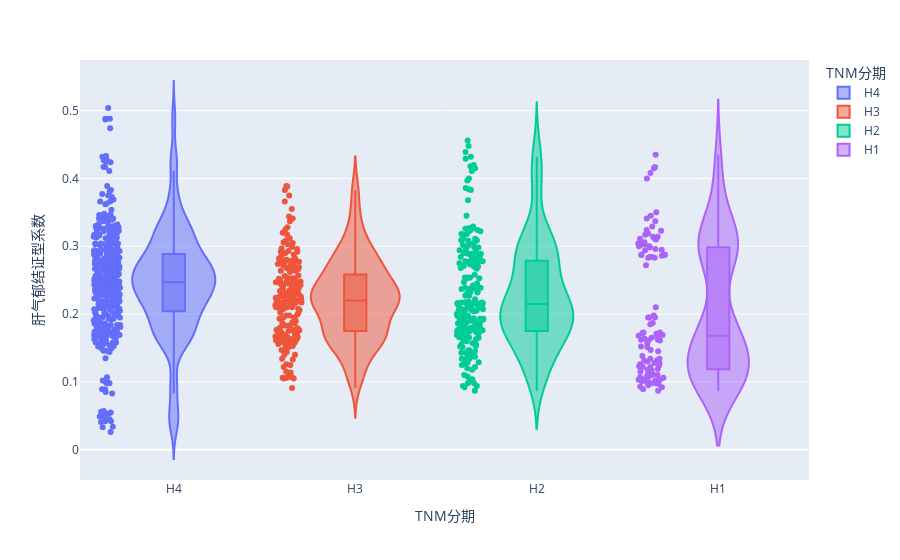
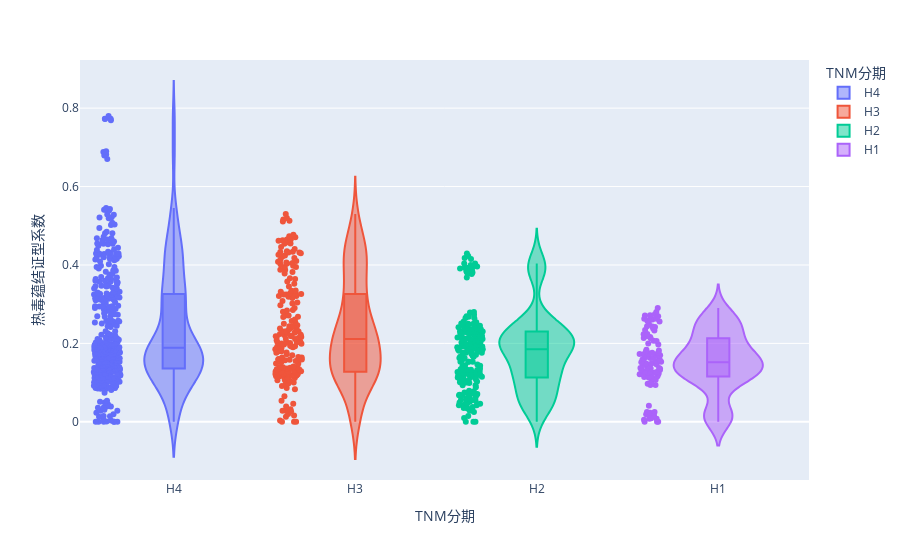
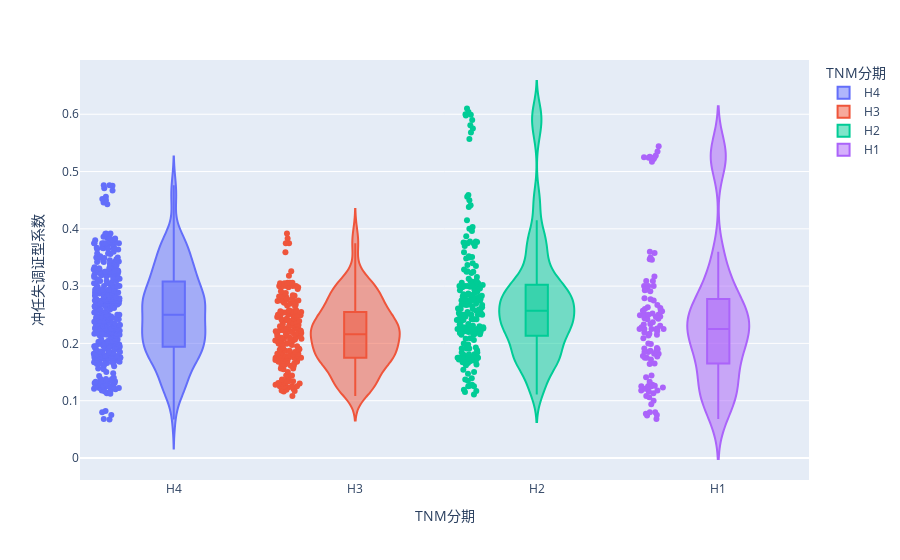
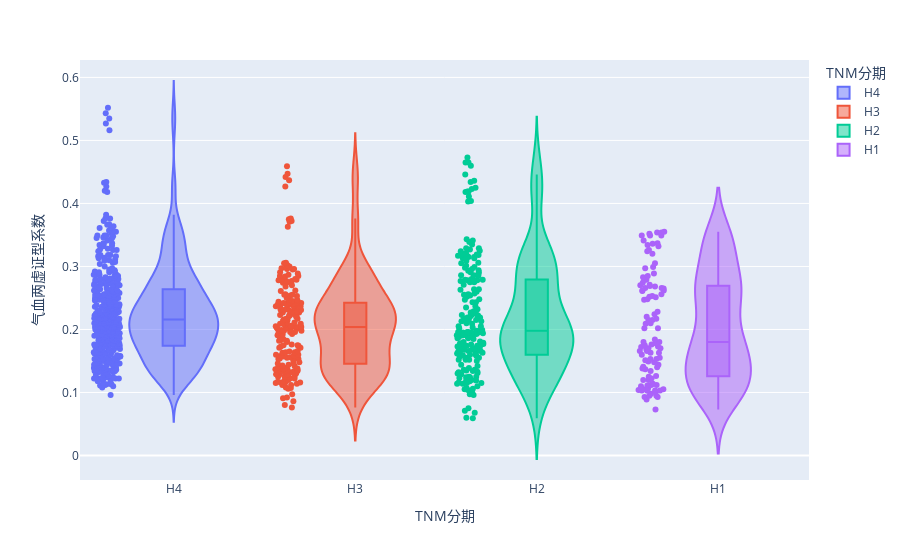

Source (notebook cell) for these figures, in order:
### Code cell
def plot_violin(i):
    print(i)
    fig = px.violin(data, y=i, x='TNM分期', color='TNM分期',box=True, points="all", hover_data=data_x.columns)
    fig.show()
    
for i in data_x.columns[:-1]:
    plot_violin(i)

### Figure 1 — Plotly figure (JSON) as saved in the notebook; plotly's stock layout.template omitted (floating-point values rounded to 4 significant figures; data arrays with more than 128 entries replaced by an {"elided": "..."} marker saying what was removed)
{"data": [{"alignmentgroup": "True", "box": {"visible": true}, "customdata": {"elided": "415x6 float values"}, "hovertemplate": "TNM分期=%{x}<br>肝气郁结证型系数=%{customdata[0]}<br>热毒蕴结证型系数=%{customdata[1]}<br>冲任失调证型系数=%{customdata[2]}<br>气血两虚证型系数=%{customdata[3]}<br>脾胃虚弱证型系数=%{customdata[4]}<br>肝肾阴虚证型系数=%{customdata[5]}<extra></extra>", "legendgroup": "H4", "marker": {"color": "#636efa"}, "name": "H4", "offsetgroup": "H4", "orientation": "v", "points": "all", "scalegroup": "True", "showlegend": true, "type": "violin", "x": {"elided": "415 str values"}, "x0": " ", "xaxis": "x", "y": {"elided": "415 float values"}, "y0": " ", "yaxis": "y"}, {"alignmentgroup": "True", "box": {"visible": true}, "customdata": {"elided": "205x6 float values"}, "hovertemplate": "TNM分期=%{x}<br>肝气郁结证型系数=%{customdata[0]}<br>热毒蕴结证型系数=%{customdata[1]}<br>冲任失调证型系数=%{customdata[2]}<br>气血两虚证型系数=%{customdata[3]}<br>脾胃虚弱证型系数=%{customdata[4]}<br>肝肾阴虚证型系数=%{customdata[5]}<extra></extra>", "legendgroup": "H3", "marker": {"color": "#EF553B"}, "name": "H3", "offsetgroup": "H3", "orientation": "v", "points": "all", "scalegroup": "True", "showlegend": true, "type": "violin", "x": {"elided": "205 str values"}, "x0": " ", "xaxis": "x", "y": {"elided": "205 float values"}, "y0": " ", "yaxis": "y"}, {"alignmentgroup": "True", "box": {"visible": true}, "customdata": {"elided": "205x6 float values"}, "hovertemplate": "TNM分期=%{x}<br>肝气郁结证型系数=%{customdata[0]}<br>热毒蕴结证型系数=%{customdata[1]}<br>冲任失调证型系数=%{customdata[2]}<br>气血两虚证型系数=%{customdata[3]}<br>脾胃虚弱证型系数=%{customdata[4]}<br>肝肾阴虚证型系数=%{customdata[5]}<extra></extra>", "legendgroup": "H2", "marker": {"color": "#00cc96"}, "name": "H2", "offsetgroup": "H2", "orientation": "v", "points": "all", "scalegroup": "True", "showlegend": true, "type": "violin", "x": {"elided": "205 str values"}, "x0": " ", "xaxis": "x", "y": {"elided": "205 float values"}, "y0": " ", "yaxis": "y"}, {"alignmentgroup": "True", "box": {"visible": true}, "customdata": {"elided": "105x6 float values"}, "hovertemplate": "TNM分期=%{x}<br>肝气郁结证型系数=%{customdata[0]}<br>热毒蕴结证型系数=%{customdata[1]}<br>冲任失调证型系数=%{customdata[2]}<br>气血两虚证型系数=%{customdata[3]}<br>脾胃虚弱证型系数=%{customdata[4]}<br>肝肾阴虚证型系数=%{customdata[5]}<extra></extra>", "legendgroup": "H1", "marker": {"color": "#ab63fa"}, "name": "H1", "offsetgroup": "H1", "orientation": "v", "points": "all", "scalegroup": "True", "showlegend": true, "type": "violin", "x": ["H1", "H1", "H1", "H1", "H1", "H1", "H1", "H1", "H1", "H1", "H1", "H1", "H1", "H1", "H1", "H1", "H1", "H1", "H1", "H1", "H1", "H1", "H1", "H1", "H1", "H1", "H1", "H1", "H1", "H1", "H1", "H1", "H1", "H1", "H1", "H1", "H1", "H1", "H1", "H1", "H1", "H1", "H1", "H1", "H1", "H1", "H1", "H1", "H1", "H1", "H1", "H1", "H1", "H1", "H1", "H1", "H1", "H1", "H1", "H1", "H1", "H1", "H1", "H1", "H1", "H1", "H1", "H1", "H1", "H1", "H1", "H1", "H1", "H1", "H1", "H1", "H1", "H1", "H1", "H1", "H1", "H1", "H1", "H1", "H1", "H1", "H1", "H1", "H1", "H1", "H1", "H1", "H1", "H1", "H1", "H1", "H1", "H1", "H1", "H1", "H1", "H1", "H1", "H1", "H1"], "x0": " ", "xaxis": "x", "y": [0.35, 0.323, 0.102, 0.198, 0.11, 0.173, 0.417, 0.123, 0.109, 0.111, 0.166, 0.303, 0.128, 0.157, 0.134, 0.314, 0.288, 0.107, 0.295, 0.3, 0.171, 0.345, 0.319, 0.11, 0.21, 0.115, 0.185, 0.435, 0.138, 0.119, 0.111, 0.173, 0.31, 0.132, 0.168, 0.134, 0.329, 0.303, 0.104, 0.3, 0.298, 0.187, 0.324, 0.312, 0.092, 0.195, 0.089, 0.161, 0.4, 0.118, 0.101, 0.095, 0.164, 0.288, 0.124, 0.147, 0.122, 0.306, 0.284, 0.087, 0.272, 0.286, 0.151, 0.337, 0.314, 0.093, 0.195, 0.097, 0.162, 0.408, 0.117, 0.099, 0.098, 0.162, 0.294, 0.126, 0.145, 0.13, 0.304, 0.283, 0.103, 0.283, 0.287, 0.161, 0.341, 0.317, 0.098, 0.195, 0.102, 0.172, 0.415, 0.122, 0.106, 0.107, 0.165, 0.302, 0.127, 0.152, 0.131, 0.311, 0.284, 0.103, 0.287, 0.296, 0.169], "y0": " ", "yaxis": "y"}], "layout": {"legend": {"title": {"text": "TNM分期"}, "tracegroupgap": 0}, "margin": {"t": 60}, "violinmode": "overlay", "xaxis": {"anchor": "y", "categoryarray": ["H4", "H3", "H2", "H1"], "categoryorder": "array", "domain": [0, 1], "title": {"text": "TNM分期"}}, "yaxis": {"anchor": "x", "domain": [0, 1], "title": {"text": "肝气郁结证型系数"}}}}

### Figure 2 — Plotly figure (JSON) as saved in the notebook; plotly's stock layout.template omitted (floating-point values rounded to 4 significant figures; data arrays with more than 128 entries replaced by an {"elided": "..."} marker saying what was removed)
{"data": [{"alignmentgroup": "True", "box": {"visible": true}, "customdata": {"elided": "415x6 float values"}, "hovertemplate": "TNM分期=%{x}<br>热毒蕴结证型系数=%{customdata[1]}<br>肝气郁结证型系数=%{customdata[0]}<br>冲任失调证型系数=%{customdata[2]}<br>气血两虚证型系数=%{customdata[3]}<br>脾胃虚弱证型系数=%{customdata[4]}<br>肝肾阴虚证型系数=%{customdata[5]}<extra></extra>", "legendgroup": "H4", "marker": {"color": "#636efa"}, "name": "H4", "offsetgroup": "H4", "orientation": "v", "points": "all", "scalegroup": "True", "showlegend": true, "type": "violin", "x": {"elided": "415 str values"}, "x0": " ", "xaxis": "x", "y": {"elided": "415 float values"}, "y0": " ", "yaxis": "y"}, {"alignmentgroup": "True", "box": {"visible": true}, "customdata": {"elided": "205x6 float values"}, "hovertemplate": "TNM分期=%{x}<br>热毒蕴结证型系数=%{customdata[1]}<br>肝气郁结证型系数=%{customdata[0]}<br>冲任失调证型系数=%{customdata[2]}<br>气血两虚证型系数=%{customdata[3]}<br>脾胃虚弱证型系数=%{customdata[4]}<br>肝肾阴虚证型系数=%{customdata[5]}<extra></extra>", "legendgroup": "H3", "marker": {"color": "#EF553B"}, "name": "H3", "offsetgroup": "H3", "orientation": "v", "points": "all", "scalegroup": "True", "showlegend": true, "type": "violin", "x": {"elided": "205 str values"}, "x0": " ", "xaxis": "x", "y": {"elided": "205 float values"}, "y0": " ", "yaxis": "y"}, {"alignmentgroup": "True", "box": {"visible": true}, "customdata": {"elided": "205x6 float values"}, "hovertemplate": "TNM分期=%{x}<br>热毒蕴结证型系数=%{customdata[1]}<br>肝气郁结证型系数=%{customdata[0]}<br>冲任失调证型系数=%{customdata[2]}<br>气血两虚证型系数=%{customdata[3]}<br>脾胃虚弱证型系数=%{customdata[4]}<br>肝肾阴虚证型系数=%{customdata[5]}<extra></extra>", "legendgroup": "H2", "marker": {"color": "#00cc96"}, "name": "H2", "offsetgroup": "H2", "orientation": "v", "points": "all", "scalegroup": "True", "showlegend": true, "type": "violin", "x": {"elided": "205 str values"}, "x0": " ", "xaxis": "x", "y": {"elided": "205 float values"}, "y0": " ", "yaxis": "y"}, {"alignmentgroup": "True", "box": {"visible": true}, "customdata": {"elided": "105x6 float values"}, "hovertemplate": "TNM分期=%{x}<br>热毒蕴结证型系数=%{customdata[1]}<br>肝气郁结证型系数=%{customdata[0]}<br>冲任失调证型系数=%{customdata[2]}<br>气血两虚证型系数=%{customdata[3]}<br>脾胃虚弱证型系数=%{customdata[4]}<br>肝肾阴虚证型系数=%{customdata[5]}<extra></extra>", "legendgroup": "H1", "marker": {"color": "#ab63fa"}, "name": "H1", "offsetgroup": "H1", "orientation": "v", "points": "all", "scalegroup": "True", "showlegend": true, "type": "violin", "x": ["H1", "H1", "H1", "H1", "H1", "H1", "H1", "H1", "H1", "H1", "H1", "H1", "H1", "H1", "H1", "H1", "H1", "H1", "H1", "H1", "H1", "H1", "H1", "H1", "H1", "H1", "H1", "H1", "H1", "H1", "H1", "H1", "H1", "H1", "H1", "H1", "H1", "H1", "H1", "H1", "H1", "H1", "H1", "H1", "H1", "H1", "H1", "H1", "H1", "H1", "H1", "H1", "H1", "H1", "H1", "H1", "H1", "H1", "H1", "H1", "H1", "H1", "H1", "H1", "H1", "H1", "H1", "H1", "H1", "H1", "H1", "H1", "H1", "H1", "H1", "H1", "H1", "H1", "H1", "H1", "H1", "H1", "H1", "H1", "H1", "H1", "H1", "H1", "H1", "H1", "H1", "H1", "H1", "H1", "H1", "H1", "H1", "H1", "H1", "H1", "H1", "H1", "H1", "H1", "H1"], "x0": " ", "xaxis": "x", "y": [0.008, 0.116, 0.169, 0.137, 0.107, 0.242, 0.161, 0.184, 0.137, 0.179, 0.134, 0.28, 0.122, 0.143, 0.025, 0.264, 0.019, 0.223, 0.166, 0.269, 0.219, 0.005, 0.124, 0.176, 0.153, 0.103, 0.238, 0.17, 0.197, 0.137, 0.175, 0.146, 0.29, 0.116, 0.149, 0.041, 0.274, 0.023, 0.22, 0.169, 0.272, 0.234, 0, 0.113, 0.145, 0.129, 0.094, 0.219, 0.152, 0.174, 0.125, 0.173, 0.121, 0.251, 0.097, 0.121, 0.017, 0.243, 0.008, 0.2, 0.149, 0.244, 0.213, 0, 0.111, 0.155, 0.127, 0.094, 0.224, 0.152, 0.177, 0.122, 0.17, 0.125, 0.263, 0.114, 0.135, 0.019, 0.256, 0.009, 0.206, 0.163, 0.261, 0.207, 0, 0.114, 0.159, 0.136, 0.098, 0.233, 0.159, 0.182, 0.127, 0.173, 0.132, 0.271, 0.115, 0.137, 0.025, 0.258, 0.018, 0.216, 0.163, 0.263, 0.214], "y0": " ", "yaxis": "y"}], "layout": {"legend": {"title": {"text": "TNM分期"}, "tracegroupgap": 0}, "margin": {"t": 60}, "violinmode": "overlay", "xaxis": {"anchor": "y", "categoryarray": ["H4", "H3", "H2", "H1"], "categoryorder": "array", "domain": [0, 1], "title": {"text": "TNM分期"}}, "yaxis": {"anchor": "x", "domain": [0, 1], "title": {"text": "热毒蕴结证型系数"}}}}

### Figure 3 — Plotly figure (JSON) as saved in the notebook; plotly's stock layout.template omitted (floating-point values rounded to 4 significant figures; data arrays with more than 128 entries replaced by an {"elided": "..."} marker saying what was removed)
{"data": [{"alignmentgroup": "True", "box": {"visible": true}, "customdata": {"elided": "415x6 float values"}, "hovertemplate": "TNM分期=%{x}<br>冲任失调证型系数=%{customdata[2]}<br>肝气郁结证型系数=%{customdata[0]}<br>热毒蕴结证型系数=%{customdata[1]}<br>气血两虚证型系数=%{customdata[3]}<br>脾胃虚弱证型系数=%{customdata[4]}<br>肝肾阴虚证型系数=%{customdata[5]}<extra></extra>", "legendgroup": "H4", "marker": {"color": "#636efa"}, "name": "H4", "offsetgroup": "H4", "orientation": "v", "points": "all", "scalegroup": "True", "showlegend": true, "type": "violin", "x": {"elided": "415 str values"}, "x0": " ", "xaxis": "x", "y": {"elided": "415 float values"}, "y0": " ", "yaxis": "y"}, {"alignmentgroup": "True", "box": {"visible": true}, "customdata": {"elided": "205x6 float values"}, "hovertemplate": "TNM分期=%{x}<br>冲任失调证型系数=%{customdata[2]}<br>肝气郁结证型系数=%{customdata[0]}<br>热毒蕴结证型系数=%{customdata[1]}<br>气血两虚证型系数=%{customdata[3]}<br>脾胃虚弱证型系数=%{customdata[4]}<br>肝肾阴虚证型系数=%{customdata[5]}<extra></extra>", "legendgroup": "H3", "marker": {"color": "#EF553B"}, "name": "H3", "offsetgroup": "H3", "orientation": "v", "points": "all", "scalegroup": "True", "showlegend": true, "type": "violin", "x": {"elided": "205 str values"}, "x0": " ", "xaxis": "x", "y": {"elided": "205 float values"}, "y0": " ", "yaxis": "y"}, {"alignmentgroup": "True", "box": {"visible": true}, "customdata": {"elided": "205x6 float values"}, "hovertemplate": "TNM分期=%{x}<br>冲任失调证型系数=%{customdata[2]}<br>肝气郁结证型系数=%{customdata[0]}<br>热毒蕴结证型系数=%{customdata[1]}<br>气血两虚证型系数=%{customdata[3]}<br>脾胃虚弱证型系数=%{customdata[4]}<br>肝肾阴虚证型系数=%{customdata[5]}<extra></extra>", "legendgroup": "H2", "marker": {"color": "#00cc96"}, "name": "H2", "offsetgroup": "H2", "orientation": "v", "points": "all", "scalegroup": "True", "showlegend": true, "type": "violin", "x": {"elided": "205 str values"}, "x0": " ", "xaxis": "x", "y": {"elided": "205 float values"}, "y0": " ", "yaxis": "y"}, {"alignmentgroup": "True", "box": {"visible": true}, "customdata": {"elided": "105x6 float values"}, "hovertemplate": "TNM分期=%{x}<br>冲任失调证型系数=%{customdata[2]}<br>肝气郁结证型系数=%{customdata[0]}<br>热毒蕴结证型系数=%{customdata[1]}<br>气血两虚证型系数=%{customdata[3]}<br>脾胃虚弱证型系数=%{customdata[4]}<br>肝肾阴虚证型系数=%{customdata[5]}<extra></extra>", "legendgroup": "H1", "marker": {"color": "#ab63fa"}, "name": "H1", "offsetgroup": "H1", "orientation": "v", "points": "all", "scalegroup": "True", "showlegend": true, "type": "violin", "x": ["H1", "H1", "H1", "H1", "H1", "H1", "H1", "H1", "H1", "H1", "H1", "H1", "H1", "H1", "H1", "H1", "H1", "H1", "H1", "H1", "H1", "H1", "H1", "H1", "H1", "H1", "H1", "H1", "H1", "H1", "H1", "H1", "H1", "H1", "H1", "H1", "H1", "H1", "H1", "H1", "H1", "H1", "H1", "H1", "H1", "H1", "H1", "H1", "H1", "H1", "H1", "H1", "H1", "H1", "H1", "H1", "H1", "H1", "H1", "H1", "H1", "H1", "H1", "H1", "H1", "H1", "H1", "H1", "H1", "H1", "H1", "H1", "H1", "H1", "H1", "H1", "H1", "H1", "H1", "H1", "H1", "H1", "H1", "H1", "H1", "H1", "H1", "H1", "H1", "H1", "H1", "H1", "H1", "H1", "H1", "H1", "H1", "H1", "H1", "H1", "H1", "H1", "H1", "H1", "H1"], "x0": " ", "xaxis": "x", "y": [0.108, 0.528, 0.08, 0.309, 0.126, 0.36, 0.526, 0.231, 0.279, 0.257, 0.128, 0.252, 0.228, 0.191, 0.209, 0.3, 0.257, 0.186, 0.226, 0.177, 0.125, 0.116, 0.535, 0.077, 0.317, 0.144, 0.358, 0.544, 0.234, 0.277, 0.262, 0.141, 0.26, 0.233, 0.187, 0.214, 0.309, 0.263, 0.199, 0.242, 0.182, 0.133, 0.08, 0.517, 0.068, 0.294, 0.106, 0.346, 0.524, 0.225, 0.256, 0.237, 0.118, 0.246, 0.225, 0.178, 0.19, 0.291, 0.244, 0.172, 0.217, 0.164, 0.113, 0.094, 0.524, 0.074, 0.293, 0.121, 0.347, 0.522, 0.219, 0.267, 0.249, 0.123, 0.247, 0.221, 0.175, 0.192, 0.297, 0.243, 0.182, 0.215, 0.165, 0.118, 0.1, 0.525, 0.075, 0.3, 0.125, 0.35, 0.525, 0.225, 0.275, 0.25, 0.125, 0.25, 0.225, 0.185, 0.2, 0.3, 0.25, 0.185, 0.225, 0.175, 0.125], "y0": " ", "yaxis": "y"}], "layout": {"legend": {"title": {"text": "TNM分期"}, "tracegroupgap": 0}, "margin": {"t": 60}, "violinmode": "overlay", "xaxis": {"anchor": "y", "categoryarray": ["H4", "H3", "H2", "H1"], "categoryorder": "array", "domain": [0, 1], "title": {"text": "TNM分期"}}, "yaxis": {"anchor": "x", "domain": [0, 1], "title": {"text": "冲任失调证型系数"}}}}

### Figure 4 — Plotly figure (JSON) as saved in the notebook; plotly's stock layout.template omitted (floating-point values rounded to 4 significant figures; data arrays with more than 128 entries replaced by an {"elided": "..."} marker saying what was removed)
{"data": [{"alignmentgroup": "True", "box": {"visible": true}, "customdata": {"elided": "415x6 float values"}, "hovertemplate": "TNM分期=%{x}<br>气血两虚证型系数=%{customdata[3]}<br>肝气郁结证型系数=%{customdata[0]}<br>热毒蕴结证型系数=%{customdata[1]}<br>冲任失调证型系数=%{customdata[2]}<br>脾胃虚弱证型系数=%{customdata[4]}<br>肝肾阴虚证型系数=%{customdata[5]}<extra></extra>", "legendgroup": "H4", "marker": {"color": "#636efa"}, "name": "H4", "offsetgroup": "H4", "orientation": "v", "points": "all", "scalegroup": "True", "showlegend": true, "type": "violin", "x": {"elided": "415 str values"}, "x0": " ", "xaxis": "x", "y": {"elided": "415 float values"}, "y0": " ", "yaxis": "y"}, {"alignmentgroup": "True", "box": {"visible": true}, "customdata": {"elided": "205x6 float values"}, "hovertemplate": "TNM分期=%{x}<br>气血两虚证型系数=%{customdata[3]}<br>肝气郁结证型系数=%{customdata[0]}<br>热毒蕴结证型系数=%{customdata[1]}<br>冲任失调证型系数=%{customdata[2]}<br>脾胃虚弱证型系数=%{customdata[4]}<br>肝肾阴虚证型系数=%{customdata[5]}<extra></extra>", "legendgroup": "H3", "marker": {"color": "#EF553B"}, "name": "H3", "offsetgroup": "H3", "orientation": "v", "points": "all", "scalegroup": "True", "showlegend": true, "type": "violin", "x": {"elided": "205 str values"}, "x0": " ", "xaxis": "x", "y": {"elided": "205 float values"}, "y0": " ", "yaxis": "y"}, {"alignmentgroup": "True", "box": {"visible": true}, "customdata": {"elided": "205x6 float values"}, "hovertemplate": "TNM分期=%{x}<br>气血两虚证型系数=%{customdata[3]}<br>肝气郁结证型系数=%{customdata[0]}<br>热毒蕴结证型系数=%{customdata[1]}<br>冲任失调证型系数=%{customdata[2]}<br>脾胃虚弱证型系数=%{customdata[4]}<br>肝肾阴虚证型系数=%{customdata[5]}<extra></extra>", "legendgroup": "H2", "marker": {"color": "#00cc96"}, "name": "H2", "offsetgroup": "H2", "orientation": "v", "points": "all", "scalegroup": "True", "showlegend": true, "type": "violin", "x": {"elided": "205 str values"}, "x0": " ", "xaxis": "x", "y": {"elided": "205 float values"}, "y0": " ", "yaxis": "y"}, {"alignmentgroup": "True", "box": {"visible": true}, "customdata": {"elided": "105x6 float values"}, "hovertemplate": "TNM分期=%{x}<br>气血两虚证型系数=%{customdata[3]}<br>肝气郁结证型系数=%{customdata[0]}<br>热毒蕴结证型系数=%{customdata[1]}<br>冲任失调证型系数=%{customdata[2]}<br>脾胃虚弱证型系数=%{customdata[4]}<br>肝肾阴虚证型系数=%{customdata[5]}<extra></extra>", "legendgroup": "H1", "marker": {"color": "#ab63fa"}, "name": "H1", "offsetgroup": "H1", "orientation": "v", "points": "all", "scalegroup": "True", "showlegend": true, "type": "violin", "x": ["H1", "H1", "H1", "H1", "H1", "H1", "H1", "H1", "H1", "H1", "H1", "H1", "H1", "H1", "H1", "H1", "H1", "H1", "H1", "H1", "H1", "H1", "H1", "H1", "H1", "H1", "H1", "H1", "H1", "H1", "H1", "H1", "H1", "H1", "H1", "H1", "H1", "H1", "H1", "H1", "H1", "H1", "H1", "H1", "H1", "H1", "H1", "H1", "H1", "H1", "H1", "H1", "H1", "H1", "H1", "H1", "H1", "H1", "H1", "H1", "H1", "H1", "H1", "H1", "H1", "H1", "H1", "H1", "H1", "H1", "H1", "H1", "H1", "H1", "H1", "H1", "H1", "H1", "H1", "H1", "H1", "H1", "H1", "H1", "H1", "H1", "H1", "H1", "H1", "H1", "H1", "H1", "H1", "H1", "H1", "H1", "H1", "H1", "H1", "H1", "H1", "H1", "H1", "H1", "H1"], "x0": " ", "xaxis": "x", "y": [0.217, 0.354, 0.103, 0.332, 0.111, 0.175, 0.262, 0.354, 0.274, 0.285, 0.148, 0.138, 0.184, 0.262, 0.112, 0.297, 0.105, 0.17, 0.12, 0.224, 0.16, 0.228, 0.355, 0.093, 0.337, 0.11, 0.18, 0.265, 0.352, 0.283, 0.299, 0.155, 0.149, 0.178, 0.269, 0.12, 0.305, 0.112, 0.18, 0.126, 0.22, 0.168, 0.202, 0.336, 0.073, 0.324, 0.095, 0.153, 0.252, 0.334, 0.247, 0.268, 0.125, 0.122, 0.166, 0.248, 0.102, 0.271, 0.103, 0.163, 0.104, 0.21, 0.141, 0.202, 0.349, 0.089, 0.32, 0.103, 0.17, 0.253, 0.341, 0.266, 0.27, 0.14, 0.134, 0.173, 0.251, 0.098, 0.279, 0.095, 0.163, 0.105, 0.215, 0.151, 0.209, 0.349, 0.093, 0.326, 0.103, 0.172, 0.256, 0.349, 0.266, 0.279, 0.144, 0.137, 0.176, 0.261, 0.107, 0.289, 0.103, 0.166, 0.114, 0.215, 0.153], "y0": " ", "yaxis": "y"}], "layout": {"legend": {"title": {"text": "TNM分期"}, "tracegroupgap": 0}, "margin": {"t": 60}, "violinmode": "overlay", "xaxis": {"anchor": "y", "categoryarray": ["H4", "H3", "H2", "H1"], "categoryorder": "array", "domain": [0, 1], "title": {"text": "TNM分期"}}, "yaxis": {"anchor": "x", "domain": [0, 1], "title": {"text": "气血两虚证型系数"}}}}
